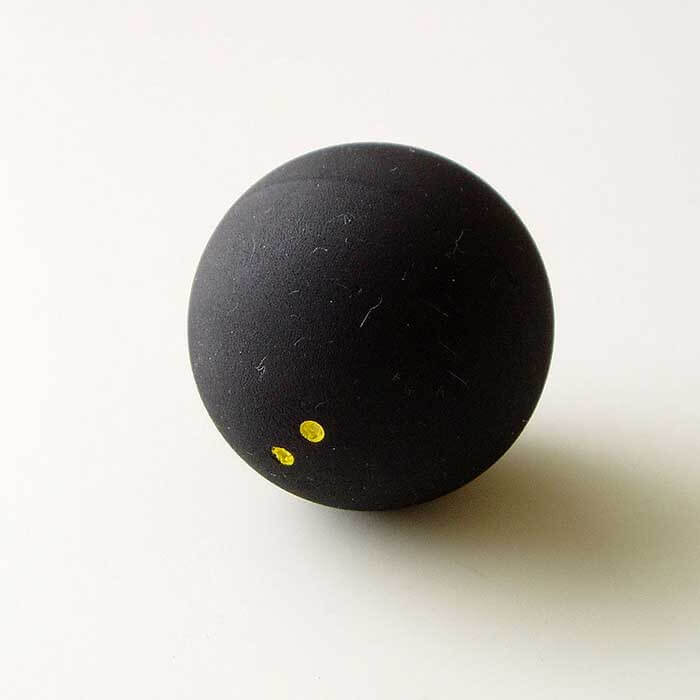
#> input picture src/perception/sqash_ball_detection/squash_ball_2.jpg, 700 x 700 px, found by its file name
$ python squash_ball_detection.py
#> lines starting #> are read from the running program, lines starting #| are printed output that depends on the picture; after the words box and inside, x2 and y2 are one past the last pixel; in counts of white or black regions, pixels touching at a corner belong together
import numpy as np
import cv2

def read_img(image_name, show, as_gray):

    if as_gray:
        image = cv2.imread(image_name, cv2.IMREAD_GRAYSCALE)
    else:
        image = cv2.imread(image_name, cv2.IMREAD_COLOR)
    if show:
        cv2.imshow('READ_IMAGE',image)
    else:
        pass
    return image
def conver_RGB_2_HSV(image_rgb, show):
    image_hsv = cv2.cvtColor(image_rgb, cv2.COLOR_BGR2HSV)
    if show:
        cv2.imshow('HSV IMAGE', image_hsv)
    else:
        pass
    return image_hsv

# [4 lines of commented-out code are left out]

def adaptive_thresholding(gray_image, thresholding_value):
    adaptive_thresholded_image = cv2.adaptiveThreshold(gray_image,
                                                        255,
                                                        cv2.ADAPTIVE_THRESH_GAUSSIAN_C,
                                                        cv2.THRESH_BINARY_INV,
                                                        thresholding_value,
                                                        2)
    cv2.imshow('Binary', adaptive_thresholded_image)
    return adaptive_thresholded_image

def contours(mask):
    contours, hierarchy = cv2.findContours(mask, cv2.RETR_EXTERNAL, cv2.CHAIN_APPROX_SIMPLE)
    return contours

def process_contours(contours, image_rgb):
    for c in contours:
        area = cv2.contourArea(c)
        if area > 1000 :
            cv2.drawContours(image_rgb, [c], -1, (255, 0, 255), 2)
            cx, cy = get_contour_center(c)
            cv2.circle(image_rgb, (cx, cy), 5, (255, 100, 255), 3)
    cv2.imshow('Processed contours',image_rgb)
def get_contour_center(contour):
    M = cv2.moments(contour)
    cx=-1
    cy=-1
    if (M['m00']!=0):
        cx= int(M['m10']/M['m00'])
        cy= int(M['m01']/M['m00'])
    return cx, cy

def main():
    image_name = '/home/krzysztof/catkin_ws/src/hello_world/src/perception/sqash_ball_detection/squash_ball_2.jpg'
    #lower_color = (0, 0, 0)
    #upper_color = ( 35, 0, 25)


    show = True
    as_gray = True
    image_gray = read_img(image_name, show, as_gray)
#> in read_img, `image = cv2.imread(image_name, cv2.IMREAD_GRAYSCALE)`:
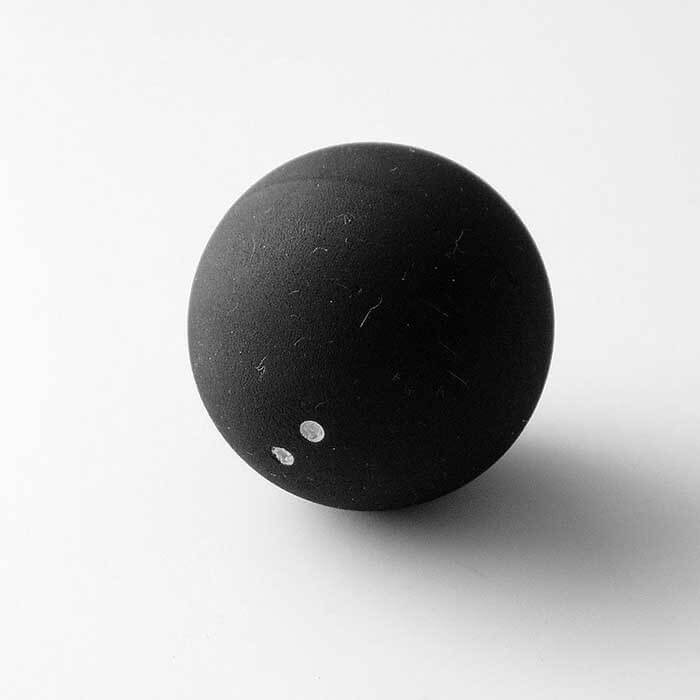
#> image: shape (700, 700); min 0, max 255, mean 187.7
    mask = adaptive_thresholding(image_gray, 25)
#> in adaptive_thresholding, `adaptive_thresholded_image = cv2.adaptiveThreshold(gray_image, 255, cv..`:
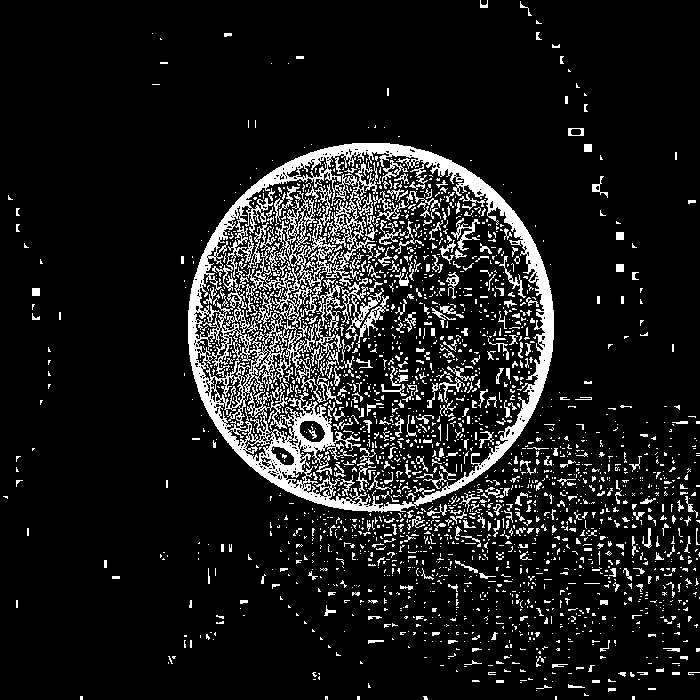
#> adaptive_thresholded_image: shape (700, 700); 11.1% white; 2341 white regions (1991 under 20 px)
    contour = contours(mask)
#> in contours, `contours, hierarchy = cv2.findContours(mask, cv2.RETR_EXTERNAL, cv2.CH..`: contours = 1283 contours, 1249 with area under 20; largest, box (x1, y1, x2, y2) and area: (188, 143, 554, 513) 105835, (568, 128, 584, 136) 105, (592, 176, 608, 198) 64, (485, 487, 510, 498) 50, (32, 288, 40, 296) 49
#> contour has the same summary as contours in contours
    image_rgb = read_img(image_name, False, False)
#> in read_img, image is the input picture: shape (700, 700, 3); mean B, G, R 182.6, 187.7, 189.8
    process_contours(contour, image_rgb)
#> the loop in process_contours, `for c in contours:` made 1283 passes
#> (area, cx, cy) on pass 1256: (105835, 370, 326)
#> after the loop in process_contours, `for c in contours:`:
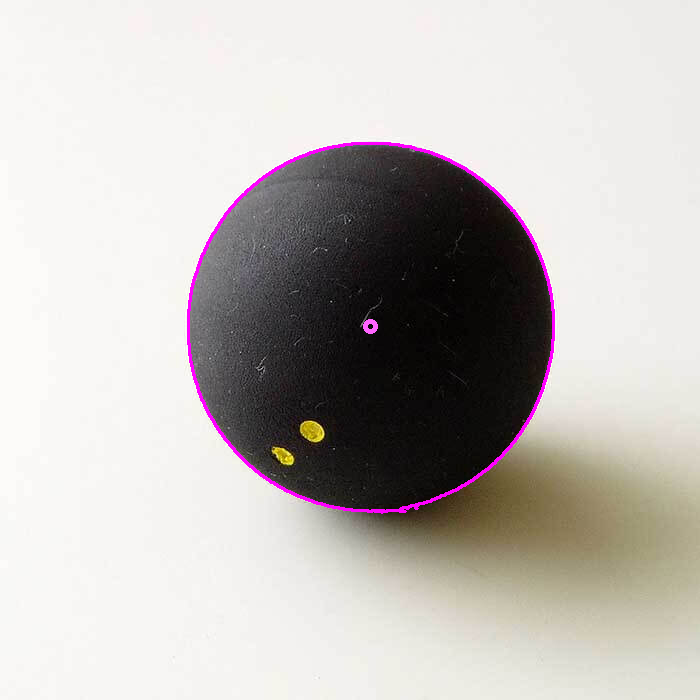
#> image_rgb: shape (700, 700, 3); 0.85% of pixels changed, all inside (x1, y1, x2, y2) = (187, 142, 555, 514)

    #image_hsv = conver_RGB_2_HSV(image, show)
    #mask = color_filtering(image_hsv, lower_color, upper_color)


    cv2.waitKey(0)
    cv2.destroyAllWindows()

if __name__ =='__main__':
    main()
